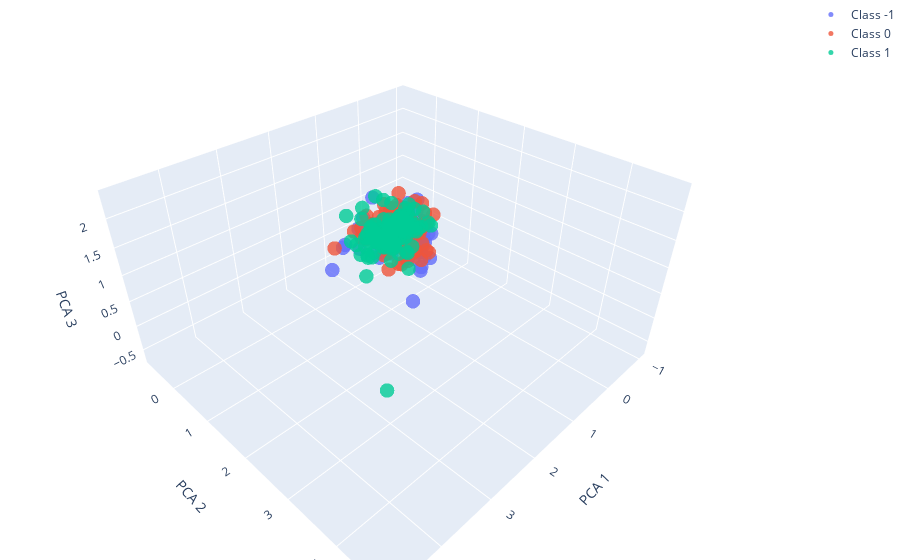

This figure's notebook cell:
### Code cell
plot_pca_3D(x_train_word2vec, y_train)
